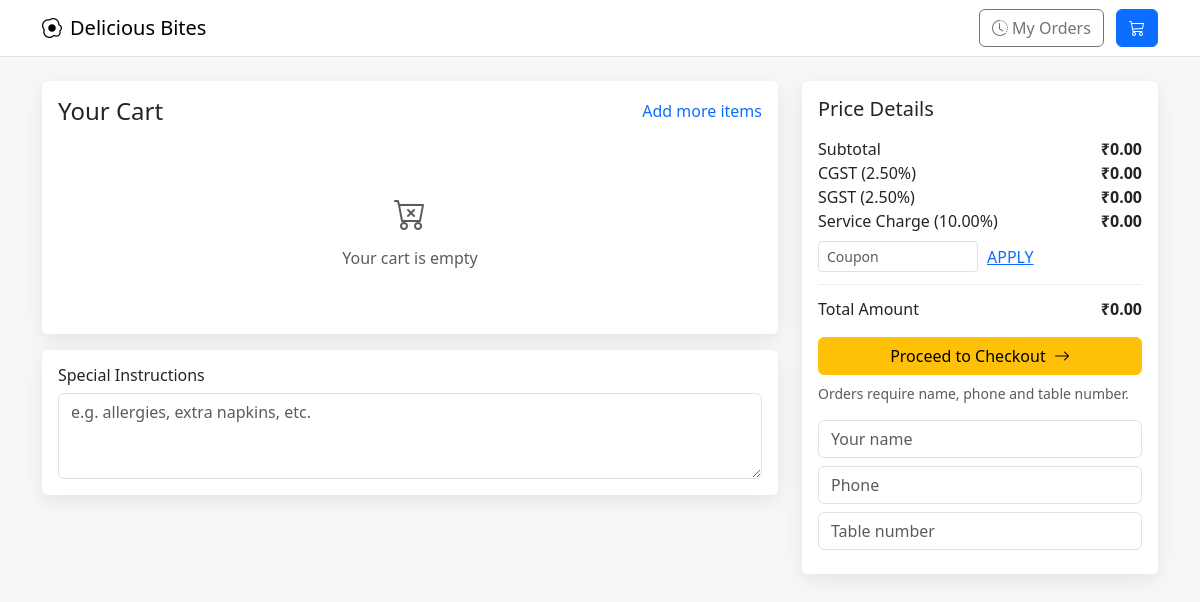
Page /cart/ on the committed database.
### core/models.py (models this page shows, shortened)
class RestaurantSettings(models.Model):
    restaurant = models.OneToOneField('super_admin.Restaurant', on_delete=models.CASCADE, related_name='settings', null=True, blank=True)
    branch = models.ForeignKey('super_admin.RestaurantBranch', on_delete=models.CASCADE, null=True, blank=True, related_name='settings')
    cgst_percentage = models.DecimalField(max_digits=5, decimal_places=2, default=0, help_text="CGST percentage e.g. 2.50")
    sgst_percentage = models.DecimalField(max_digits=5, decimal_places=2, default=0, help_text="SGST percentage e.g. 2.50")
    service_charge_percentage = models.DecimalField(max_digits=5, decimal_places=2, default=0, help_text="Service charge percentage e.g. 5.00")
    vat_percentage = models.DecimalField(max_digits=5, decimal_places=2, default=20.00, help_text="VAT percentage for liquor e.g. 20.00")
    service_charge_taxable = models.BooleanField(default=True, help_text="If true, service charge is included in GST base")
    coupon_applies_before_tax = models.BooleanField(default=True, help_text="If true, coupon discount is applied before tax calculation")
    notification_sound = models.FileField(upload_to='sounds/', blank=True, null=True)
    razorpay_key_id = models.CharField(max_length=255, blank=True, null=True)
    razorpay_key_secret = models.CharField(max_length=255, blank=True, null=True)
    enable_online_payment = models.BooleanField(default=False)
    enable_pay_at_counter = models.BooleanField(default=True)
    enable_customer_ordering = models.BooleanField(default=True, help_text="Allow customers to place orders directly from the digital menu")
    created_at = models.DateTimeField(auto_now_add=True)
    updated_at = models.DateTimeField(auto_now=True)
    class Meta:
        verbose_name_plural = 'Restaurant Settings'
        ordering = ['-updated_at']
    @classmethod
    def get_settings(cls, restaurant=None):
        if restaurant is None:
            obj = cls.objects.filter(restaurant__isnull=True).first() or cls.objects.first()
            if obj:
                return obj
            return cls.objects.create(cgst_percentage=0, sgst_percentage=0, service_charge_percentage=0)

### core/views.py (the view)
# urls.py: path('cart/', CartView.as_view(), name='cart'),
class CartView(TemplateView):
    template_name = 'core/cart.html'
    def get_context_data(self, **kwargs):
        context = super().get_context_data(**kwargs)
        settings_obj = RestaurantSettings.get_settings()
        context.update({
            'cgst_percentage': settings_obj.cgst_percentage,
            'sgst_percentage': settings_obj.sgst_percentage,
            'service_percentage': settings_obj.service_charge_percentage,
        })
        return context

### restaurant_admin/context_processors.py (called while the page is built, shortened)
def restaurant_context(request):
    if not request.user.is_authenticated or not hasattr(request.user, 'restaurant_profile'):
        return {}

### core/templates/core/cart.html (shortened to what this page needs)
<!DOCTYPE html>
<html lang="en">
<head>
  <link href="https://cdn.jsdelivr.net/npm/bootstrap@5.3.0/dist/css/bootstrap.min.css" rel="stylesheet">
  <link rel="stylesheet" href="https://cdn.jsdelivr.net/npm/bootstrap-icons@1.10.0/font/bootstrap-icons.css">
</head>
<body>
  <nav class="navbar navbar-light bg-white border-bottom">
    <div class="container">
      <a class="navbar-brand" href="{% if restaurant %}/r/{{ restaurant.slug }}/{% else %}/{% endif %}"><i class="bi bi-egg-fried me-2"></i>Delicious Bites</a>
      <div>
        <a class="btn btn-outline-secondary me-2" href="{% if restaurant %}/r/{{ restaurant.slug }}/orders/{% else %}/orders/{% endif %}"><i class="bi bi-clock-history me-1"></i>My Orders</a>
        <a class="btn btn-primary" href="{% if restaurant %}/r/{{ restaurant.slug }}/cart/{% else %}/cart/{% endif %}"><i class="bi bi-cart3"></i></a>
      </div>
    </div>
  </nav>
  <div class="container my-4">
    <div class="row g-4">
      <div class="col-lg-8">
        <div class="card card-shadow">
          <div class="card-body">
            <div class="d-flex justify-content-between align-items-center mb-3">
              <h4 class="mb-0">Your Cart</h4>
              <a href="{% if restaurant %}/r/{{ restaurant.slug }}/{% else %}/{% endif %}" class="text-decoration-none">Add more items</a>
            </div>
            <div id="cart-list"></div>
          </div>
        </div>
        <div class="card card-shadow mt-3">
          <div class="card-body">
            <h6 class="mb-2">Special Instructions</h6>
            <textarea id="order-notes" rows="3" class="form-control" placeholder="e.g. allergies, extra napkins, etc."></textarea>
          </div>
        </div>
      </div>
      <div class="col-lg-4">
        <div class="card card-shadow price-card">
          <div class="card-body">
            <h5 class="mb-3">Price Details</h5>
            <div class="d-flex justify-content-between"><span>Subtotal</span><strong id="subtotal">₹0.00</strong></div>
            <div class="d-flex justify-content-between"><span>CGST (<span id="cgst-p">{{ cgst_percentage|default:0 }}</span>%)</span><strong id="cgst">₹0.00</strong></div>
            <div class="d-flex justify-content-between"><span>SGST (<span id="sgst-p">{{ sgst_percentage|default:0 }}</span>%)</span><strong id="sgst">₹0.00</strong></div>
            <div class="d-flex justify-content-between"><span>Service Charge (<span id="svc-p">{{ service_percentage|default:0 }}</span>%)</span><strong id="svc">₹0.00</strong></div>
            <div class="d-flex align-items-center mt-2">
              <input id="coupon" class="form-control form-control-sm me-2" placeholder="Coupon" style="max-width:160px;">
              <button id="apply-coupon" class="btn btn-link p-0">APPLY</button>
            </div>
            <div class="line"></div>
            <div class="d-flex justify-content-between"><span>Total Amount</span><strong id="total">₹0.00</strong></div>
            <button id="checkout-btn" class="btn btn-warning w-100 mt-3">
              Proceed to Checkout <i class="bi bi-arrow-right ms-1"></i>
            </button>
            <div class="small text-muted mt-2">Orders require name, phone and table number.</div>
            <form id="customer-form" class="mt-3">
              <div class="mb-2"><input id="cust-name" class="form-control" placeholder="Your name"></div>
              <div class="mb-2"><input id="cust-phone" class="form-control" placeholder="Phone"></div>
              <div class="mb-2"><input id="table-number" type="number" class="form-control" placeholder="Table number"></div>
            </form>
          </div>
        </div>
      </div>
    </div>
  </div>
</body>
</html>

### core/templates/core/cart.html (style rules this page uses)
body { background:#f6f7f9; }
.card-shadow { box-shadow: 0 6px 20px rgba(0,0,0,.08); border:0; }
.price-card { position: sticky; top:20px; }
.line { height:1px; background:#eee; margin:12px 0; }

### rows in the picture
RestaurantSettings: cgst_percentage "2.50", sgst_percentage "2.50", service_charge_percentage "10.00"
